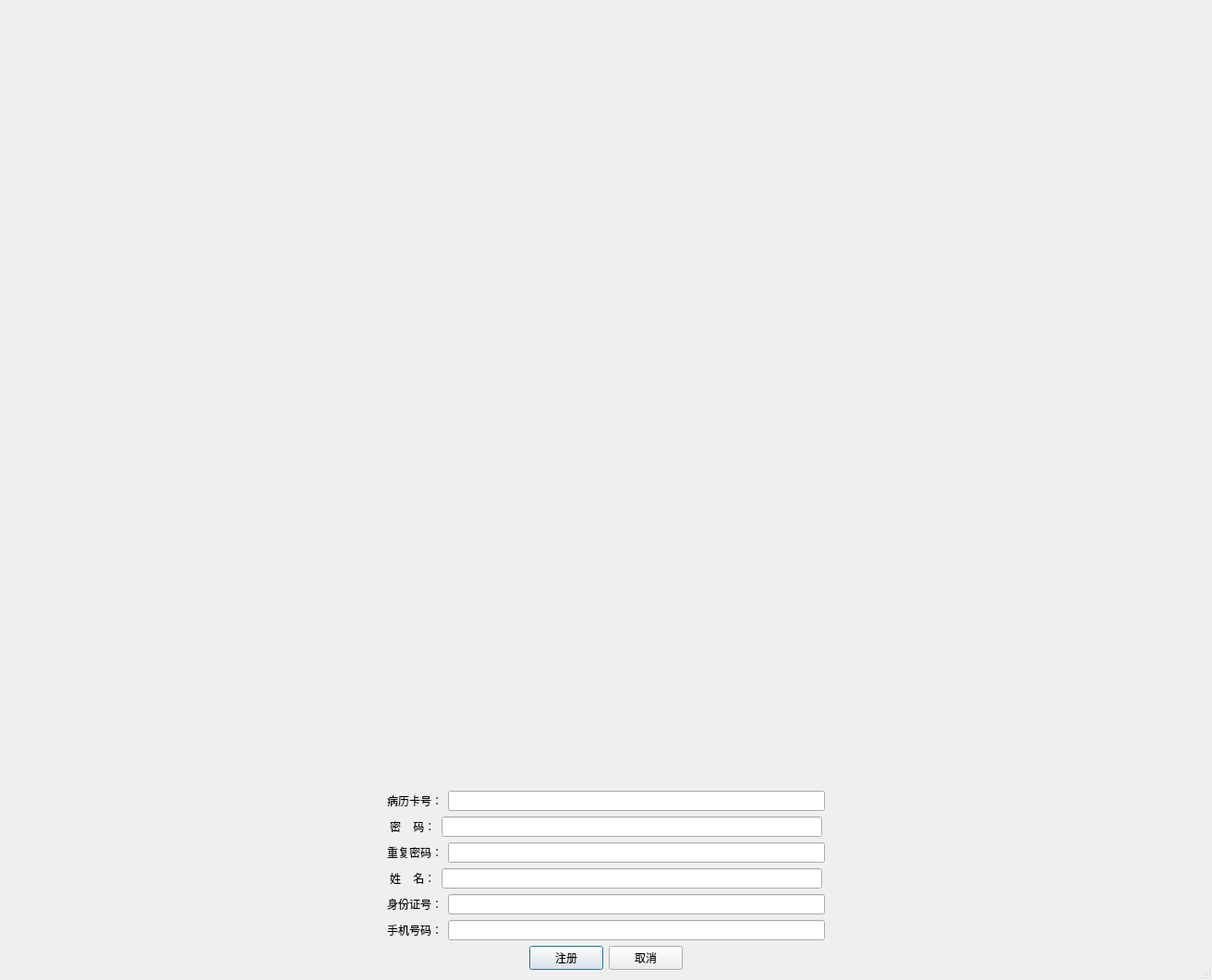
<?xml version="1.0" encoding="UTF-8"?>
<ui version="4.0">
 <class>Dialog</class>
 <widget class="QDialog" name="Dialog">
  <property name="geometry">
   <rect>
    <x>0</x>
    <y>0</y>
    <width>1312</width>
    <height>1061</height>
   </rect>
  </property>
  <property name="windowTitle">
   <string>Dialog</string>
  </property>
  <property name="sizeGripEnabled">
   <bool>true</bool>
  </property>
  <layout class="QVBoxLayout" name="verticalLayout">
   <item>
    <layout class="QHBoxLayout" name="horizontalLayout">
     <item>
      <spacer name="horizontalSpacer">
       <property name="orientation">
        <enum>Qt::Horizontal</enum>
       </property>
       <property name="sizeHint" stdset="0">
        <size>
         <width>40</width>
         <height>20</height>
        </size>
       </property>
      </spacer>
     </item>
     <item>
      <widget class="QLabel" name="label">
       <property name="text">
        <string/>
       </property>
       <property name="pixmap">
        <pixmap resource="resouce.qrc">:/login/huashan_login2.jpeg</pixmap>
       </property>
      </widget>
     </item>
     <item>
      <spacer name="horizontalSpacer_2">
       <property name="orientation">
        <enum>Qt::Horizontal</enum>
       </property>
       <property name="sizeHint" stdset="0">
        <size>
         <width>40</width>
         <height>20</height>
        </size>
       </property>
      </spacer>
     </item>
    </layout>
   </item>
   <item>
    <layout class="QHBoxLayout" name="horizontalLayout_2">
     <item>
      <spacer name="horizontalSpacer_3">
       <property name="orientation">
        <enum>Qt::Horizontal</enum>
       </property>
       <property name="sizeHint" stdset="0">
        <size>
         <width>40</width>
         <height>20</height>
        </size>
       </property>
      </spacer>
     </item>
     <item>
      <widget class="QLabel" name="label_2">
       <property name="text">
        <string>病历卡号：</string>
       </property>
      </widget>
     </item>
     <item>
      <widget class="QLineEdit" name="lineEdit_id"/>
     </item>
     <item>
      <spacer name="horizontalSpacer_4">
       <property name="orientation">
        <enum>Qt::Horizontal</enum>
       </property>
       <property name="sizeHint" stdset="0">
        <size>
         <width>40</width>
         <height>20</height>
        </size>
       </property>
      </spacer>
     </item>
    </layout>
   </item>
   <item>
    <layout class="QHBoxLayout" name="horizontalLayout_7">
     <item>
      <spacer name="horizontalSpacer_13">
       <property name="orientation">
        <enum>Qt::Horizontal</enum>
       </property>
       <property name="sizeHint" stdset="0">
        <size>
         <width>40</width>
         <height>20</height>
        </size>
       </property>
      </spacer>
     </item>
     <item>
      <widget class="QLabel" name="label_6">
       <property name="text">
        <string>密    码：</string>
       </property>
      </widget>
     </item>
     <item>
      <widget class="QLineEdit" name="lineEdit_pwd"/>
     </item>
     <item>
      <spacer name="horizontalSpacer_14">
       <property name="orientation">
        <enum>Qt::Horizontal</enum>
       </property>
       <property name="sizeHint" stdset="0">
        <size>
         <width>40</width>
         <height>20</height>
        </size>
       </property>
      </spacer>
     </item>
    </layout>
   </item>
   <item>
    <layout class="QHBoxLayout" name="horizontalLayout_8">
     <item>
      <spacer name="horizontalSpacer_15">
       <property name="orientation">
        <enum>Qt::Horizontal</enum>
       </property>
       <property name="sizeHint" stdset="0">
        <size>
         <width>40</width>
         <height>20</height>
        </size>
       </property>
      </spacer>
     </item>
     <item>
      <widget class="QLabel" name="label_7">
       <property name="text">
        <string>重复密码：</string>
       </property>
      </widget>
     </item>
     <item>
      <widget class="QLineEdit" name="lineEdit_pwd_2"/>
     </item>
     <item>
      <spacer name="horizontalSpacer_16">
       <property name="orientation">
        <enum>Qt::Horizontal</enum>
       </property>
       <property name="sizeHint" stdset="0">
        <size>
         <width>40</width>
         <height>20</height>
        </size>
       </property>
      </spacer>
     </item>
    </layout>
   </item>
   <item>
    <layout class="QHBoxLayout" name="horizontalLayout_3">
     <item>
      <spacer name="horizontalSpacer_5">
       <property name="orientation">
        <enum>Qt::Horizontal</enum>
       </property>
       <property name="sizeHint" stdset="0">
        <size>
         <width>40</width>
         <height>20</height>
        </size>
       </property>
      </spacer>
     </item>
     <item>
      <widget class="QLabel" name="label_3">
       <property name="text">
        <string>姓    名：</string>
       </property>
      </widget>
     </item>
     <item>
      <widget class="QLineEdit" name="lineEdit_name"/>
     </item>
     <item>
      <spacer name="horizontalSpacer_6">
       <property name="orientation">
        <enum>Qt::Horizontal</enum>
       </property>
       <property name="sizeHint" stdset="0">
        <size>
         <width>40</width>
         <height>20</height>
        </size>
       </property>
      </spacer>
     </item>
    </layout>
   </item>
   <item>
    <layout class="QHBoxLayout" name="horizontalLayout_4">
     <item>
      <spacer name="horizontalSpacer_7">
       <property name="orientation">
        <enum>Qt::Horizontal</enum>
       </property>
       <property name="sizeHint" stdset="0">
        <size>
         <width>40</width>
         <height>20</height>
        </size>
       </property>
      </spacer>
     </item>
     <item>
      <widget class="QLabel" name="label_4">
       <property name="text">
        <string>身份证号：</string>
       </property>
      </widget>
     </item>
     <item>
      <widget class="QLineEdit" name="lineEdit_idcardid"/>
     </item>
     <item>
      <spacer name="horizontalSpacer_8">
       <property name="orientation">
        <enum>Qt::Horizontal</enum>
       </property>
       <property name="sizeHint" stdset="0">
        <size>
         <width>40</width>
         <height>20</height>
        </size>
       </property>
      </spacer>
     </item>
    </layout>
   </item>
   <item>
    <layout class="QHBoxLayout" name="horizontalLayout_5">
     <item>
      <spacer name="horizontalSpacer_9">
       <property name="orientation">
        <enum>Qt::Horizontal</enum>
       </property>
       <property name="sizeHint" stdset="0">
        <size>
         <width>40</width>
         <height>20</height>
        </size>
       </property>
      </spacer>
     </item>
     <item>
      <widget class="QLabel" name="label_5">
       <property name="text">
        <string>手机号码：</string>
       </property>
      </widget>
     </item>
     <item>
      <widget class="QLineEdit" name="lineEdit_phonenumber"/>
     </item>
     <item>
      <spacer name="horizontalSpacer_10">
       <property name="orientation">
        <enum>Qt::Horizontal</enum>
       </property>
       <property name="sizeHint" stdset="0">
        <size>
         <width>40</width>
         <height>20</height>
        </size>
       </property>
      </spacer>
     </item>
    </layout>
   </item>
   <item>
    <layout class="QHBoxLayout" name="horizontalLayout_6">
     <item>
      <spacer name="horizontalSpacer_11">
       <property name="orientation">
        <enum>Qt::Horizontal</enum>
       </property>
       <property name="sizeHint" stdset="0">
        <size>
         <width>40</width>
         <height>20</height>
        </size>
       </property>
      </spacer>
     </item>
     <item>
      <widget class="QPushButton" name="pushButton_regit">
       <property name="text">
        <string>注册</string>
       </property>
      </widget>
     </item>
     <item>
      <widget class="QPushButton" name="pushButton_cancel">
       <property name="text">
        <string>取消</string>
       </property>
      </widget>
     </item>
     <item>
      <spacer name="horizontalSpacer_12">
       <property name="orientation">
        <enum>Qt::Horizontal</enum>
       </property>
       <property name="sizeHint" stdset="0">
        <size>
         <width>40</width>
         <height>20</height>
        </size>
       </property>
      </spacer>
     </item>
    </layout>
   </item>
  </layout>
 </widget>
 <resources>
  <include location="resouce.qrc"/>
 </resources>
 <connections/>
</ui>
